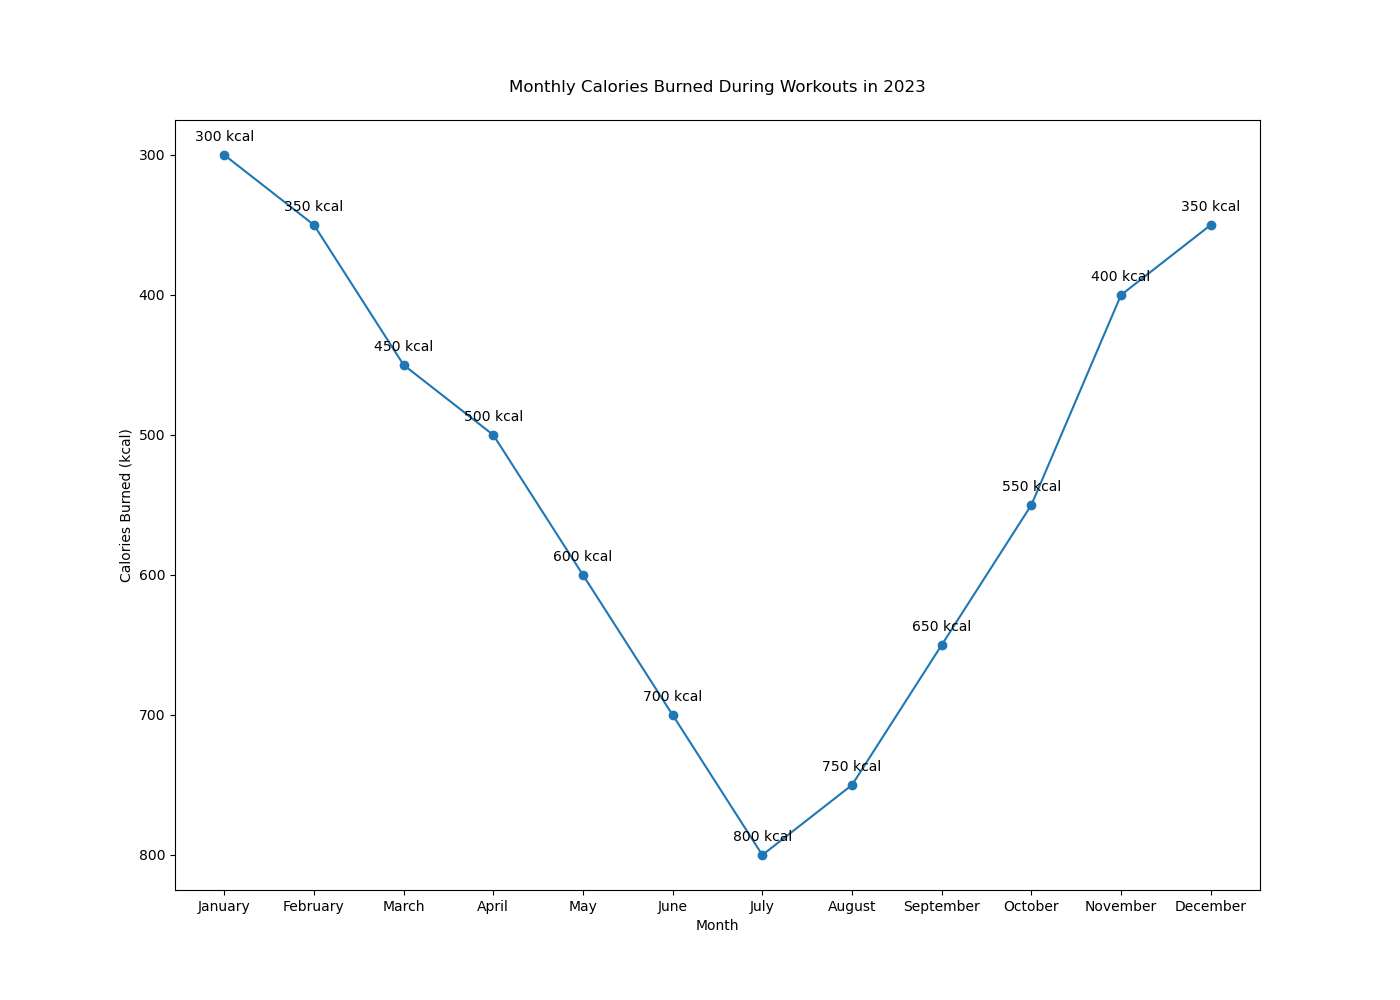

This figure's Python source:

import matplotlib.pyplot as plt

# Data
months = ['January', 'February', 'March', 'April', 'May', 'June', 'July', 'August', 'September', 'October', 'November', 'December']
calories_burned_kcal = [300, 350, 450, 500, 600, 700, 800, 750, 650, 550, 400, 350]

plt.figure(figsize=(14, 10))
plt.plot(months, calories_burned_kcal, color='#1f77b4', marker='o')

# Adding labels with annotations
for i, (month, cal) in enumerate(zip(months, calories_burned_kcal)):
    plt.annotate(f'{cal} kcal', (month, cal), textcoords="offset points", xytext=(0,10), ha='center')

# Invert y-axis
plt.gca().invert_yaxis()

# Adding title and labels
plt.title('Monthly Calories Burned During Workouts in 2023', pad=20)
plt.xlabel('Month')
plt.ylabel('Calories Burned (kcal)')

# Display chart
plt.show()
